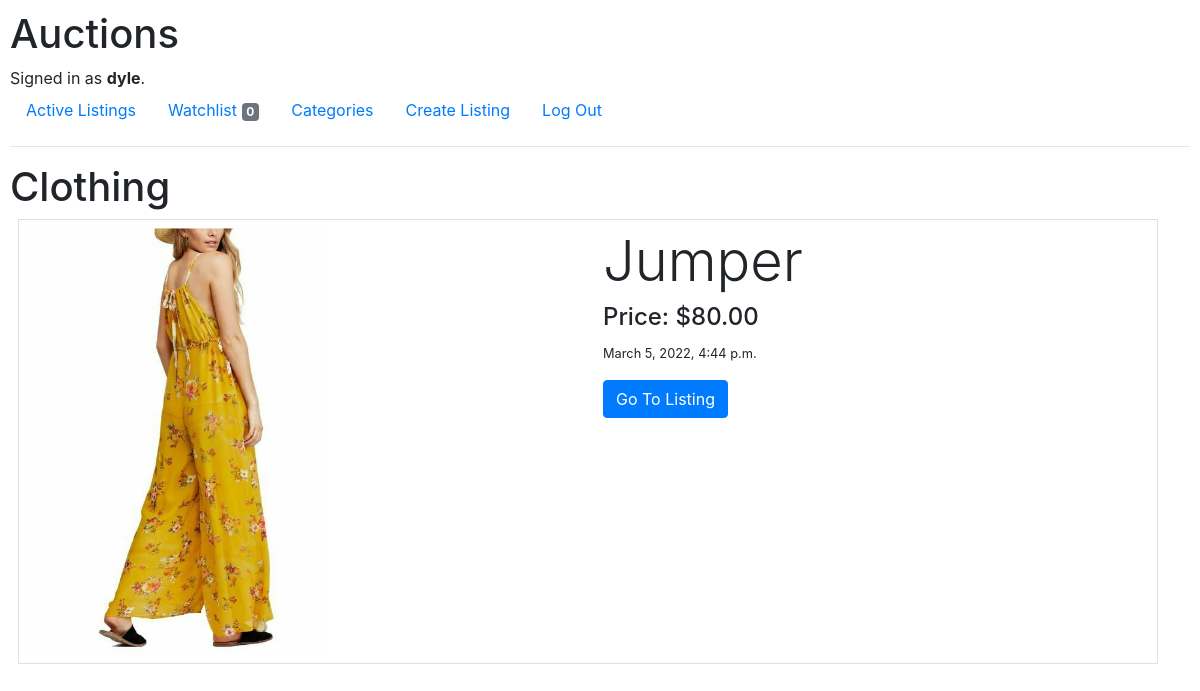
/categories/a (signed in), run on the app's committed database.
### auctions/models.py (models this page shows, shortened)
class User(AbstractUser):
    pass

class Listing(models.Model):
    item = models.CharField(max_length=64)
    description = models.CharField(max_length=255, blank=True)
    price = models.DecimalField(max_digits=10, decimal_places=2)
    category = models.CharField(max_length=1, choices=CATEGORIES, default=CATEGORIES[4][1])
    time = models.DateTimeField(auto_now_add=True, blank=True)
    closed = models.BooleanField(default=False)
    owner = models.ForeignKey(User, on_delete=models.CASCADE, related_name="owners")
    bids = models.ManyToManyField(Bid, blank=True, related_name="bids")
    comments = models.ManyToManyField(Comment, blank=True, related_name="comments")
    image = models.ImageField(null=True, blank=True)

### auctions/views.py (the view)
# urls.py: path("categories/<str:category>", views.show_category_listings, name="show"),
@login_required
def show_category_listings(request, category):
    listings = Listing.objects.filter(category__in = category[0])
    cat = dict(CATEGORIES)
    return render(request, 'auctions/specific.html', {
        "listings": listings,
        "category": cat[category]
    })

### auctions/templates/auctions/specific.html (shortened to what this page needs)
{% extends 'auctions/layout.html' %}
{% block body %}
  <h1>{{ category }}</h1>
  {% for listing in listings %}
    <div class="container border p-2 m-2">
        <div class="row">
            <div class="col">
                <img src="{{ listing.image.url }}" alt="image" style="width: 300px; height: auto">
            </div>
            <div class="col text-left">
                <h2 class="display-4">{{ listing.item }}</h2>
                <h4>Price: ${{ listing.price }}</h4>
                <p><small>{{ listing.time }}</small></p>
                <a href="{% url 'listing' listing.id %}" type="submit" class="btn btn-primary">Go To Listing</a>
            </div>
        </div>
    </div>
  {% endfor %}
{% endblock %}

### auctions/templates/auctions/layout.html (shortened to what this page needs)
{% load static %}
<!DOCTYPE html>
<html lang="en">
    <head>
        <link rel="stylesheet" href="https://stackpath.bootstrapcdn.com/bootstrap/4.4.1/css/bootstrap.min.css">
        <link href="{% static 'auctions/styles.css' %}" rel="stylesheet">
    </head>
    <body>
        <h1>Auctions</h1>
        <div>
            {% if user.is_authenticated %}
                Signed in as <strong>{{ user.username }}</strong>.
            {% else %}
                Not signed in.
            {% endif %}
        </div>
        <ul class="nav">
            <li class="nav-item">
                <a class="nav-link" href="{% url 'index' %}">Active Listings</a>
            </li>
            {% if user.is_authenticated %}
                <li class="nav-item">
                    <a class="nav-link" href="{% url 'watchlist' %}">Watchlist <span class="badge badge-secondary">{{ user.watchlist.count }}</span></a>
                </li>
                <li class="nav-item">
                    <a class="nav-link" href="{% url 'categories' %}">Categories</a>
                </li>
                <li class="nav-item">
                    <a class="nav-link" href="{% url 'create' %}">Create Listing</a>
                </li>
                <li class="nav-item">
                    <a class="nav-link" href="{% url 'logout' %}">Log Out</a>
                </li>
            {% endif %}
        </ul>
        <hr>
        {% block body %}
        {% endblock %}
    </body>
</html>

### auctions/static/auctions/styles.css (style rules this page uses)
body { padding: 10px; }

### data on the page
User: username "dyle", watchlist.count "0"
Listing: image (picture), item "Jumper", price "80.00", time "March 5, 2022, 4:44 p.m."

### other printed values
{{ category }} "Clothing"
